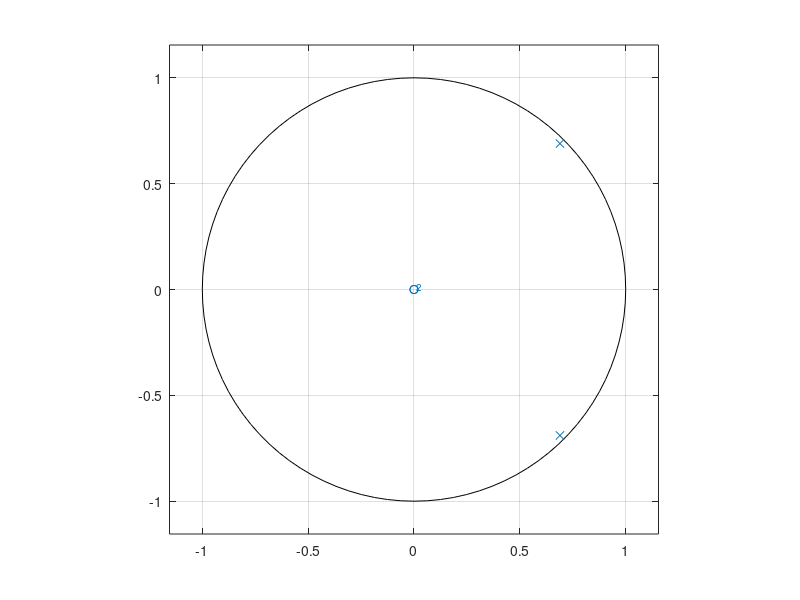
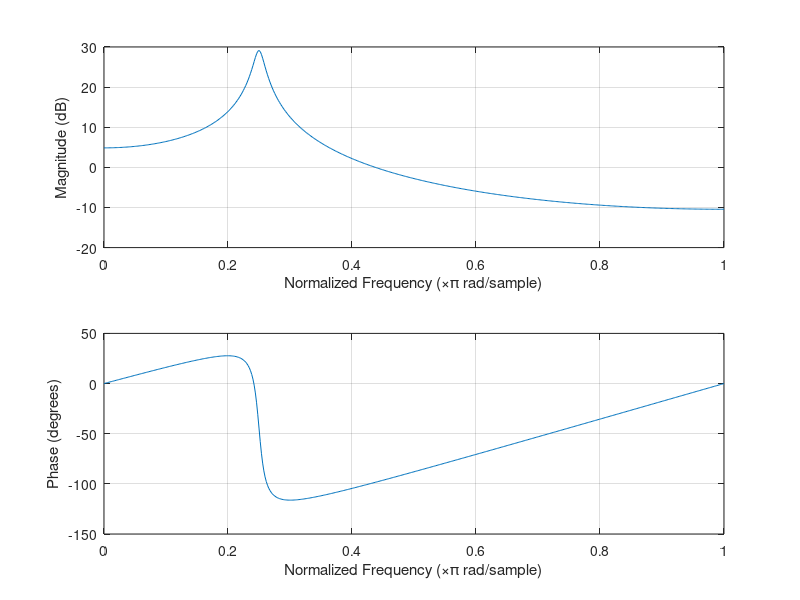
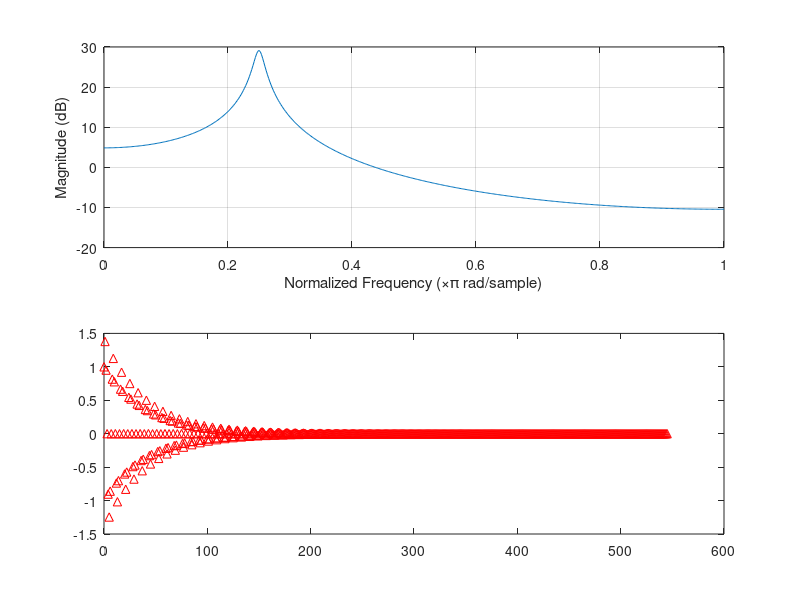
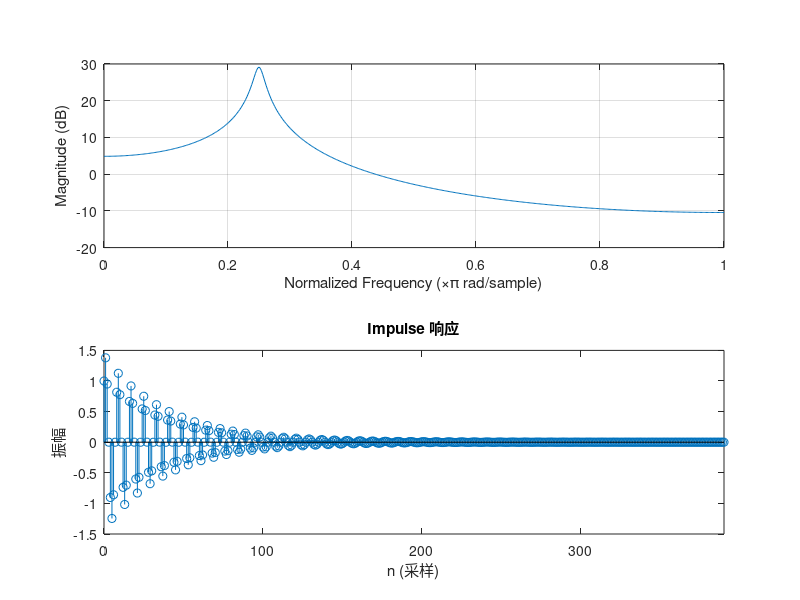

These charts were generated, in order, by the following MATLAB code:
fs = 8000;
b = 1;
a = [1, -1.3789, 0.9506];
[~, p, ~] = tf2zp(b, a);
f = (abs(angle(p)) * fs) / (2 * pi);

zplane(b, a);
exportgraphics(gcf, 'hw1_1.png');

freqz(b, a);
exportgraphics(gcf, 'hw1_2.png');

impz(b, a);
exportgraphics(gcf, 'hw1_3.png');

n = 0:390;
x = zeros(1, 391);
x(1) = 1;
y = filter(b, a, x);
stem(n, y);
xlim([0, 390]);
xlabel('n (采样)');
ylabel('振幅');
title('Impulse 响应');
exportgraphics(gcf, 'hw1_4.png');
